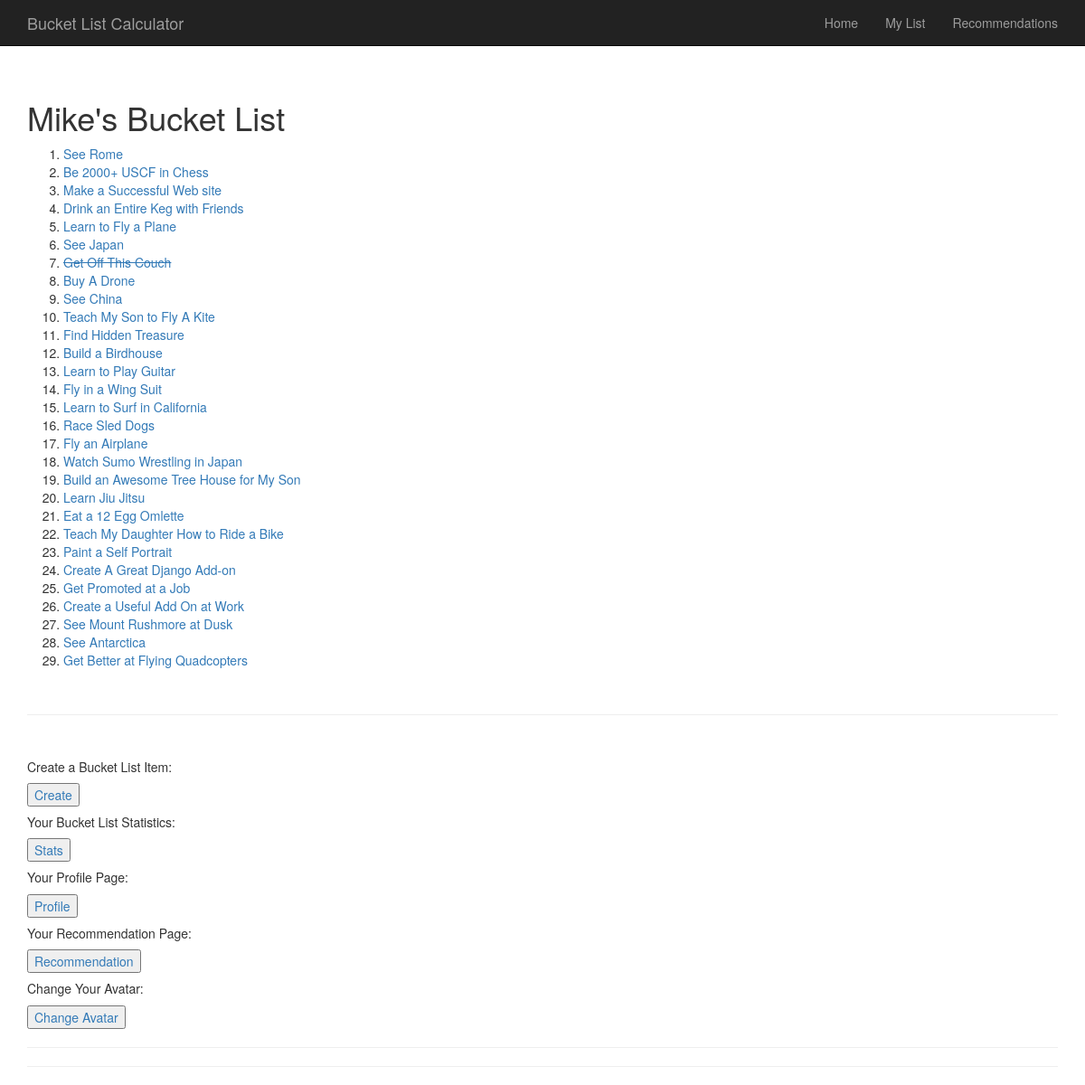
Page /bucketlist/mylist/ (signed in) on the committed database.
### BucketList/models.py (models this page shows, shortened)
class BucketListItem(models.Model):
    text = models.CharField(max_length = 200)
    pub_by = models.ForeignKey(User,editable = False)
    pub_date = models.DateTimeField(editable=False)
    goal_type = models.CharField(choices = CHOICES, max_length = 200)
    cost = models.IntegerField(max_length = 20)
    time = models.IntegerField(max_length = 20)
    hours = models.IntegerField(max_length = 20)
    crossed_off = models.BooleanField(editable = False)
    how_many_items = models.IntegerField(editable = False, default = 1)
    def recently_added(self):
        return self.pub_date >= timezone.now() - datetime.timedelta(days = 1)
    recently_added.boolean = True

### BucketList/views.py (the view)
@login_required
def my_list(request):
    personal_list = BucketListItem.objects.all().filter(pub_by = request.user.id)
    context = {'personal_list': personal_list,
                      'user': request.user.username
                    }
    return render(request, 'BucketList/mylist.html', context)

### BucketList/templates/BucketList/mylist.html (shortened to what this page needs)
{% extends 'base.html' %}
{% block content %}
{% if user %}
    <br/>
    <h1>{{user}}'s Bucket List</h1>
    {% load avatar_tags %}
    {% load inbox %}
    {% if personal_list %}
        <ol>
        {% for item in personal_list %}
            {% if item.crossed_off == True %}
                <li><a href = '/bucketlist/mylist/view/{{item.id}}/'  style="text-decoration: line-through;">{{ item.text }}</a></li>
            {% else %}
                <li><a href = '/bucketlist/mylist/view/{{item.id}}/'>{{ item.text }}</a></li>
            {% endif %}
        {% endfor %}
        </ol>
    {% else %}
        <p>You don't have any Bucket List items yet!  Better get on that.</p>
    {% endif %}
    <br/>
    <hr>
    <br/>
    <h5>Create a Bucket List Item:</h5>
    <button><a href="/bucketlist/create/">Create</a></button>
    <br/>
    <h5>Your Bucket List Statistics:</h5>
    <button><a href="/bucketlist/mylist/stats/">Stats</a></button>
    <br/>
    <h5>Your Profile Page:</h5>
    <button><a href="/bucketlist/userstats/{{user}}">Profile</a></button>
    <br/>
    <h5>Your Recommendation Page:</h5>
    <button><a href="/bucketlist/mylist/recommendation/">Recommendation</a></button>
    <br/>
    <h5>Change Your Avatar:</h5>
    <button><a href="{% url 'avatar_change' %}">Change Avatar</a></button>
    <br/>
{% else %}
    <p>Sorry, it doesn't seem like you are logged in!</p>
{% endif %}
{% endblock content %}

### templates/base.html (style rules this page uses)
body { padding-top: 70px; }

### rows in the picture
BucketListItem: text "See Rome"
BucketListItem: text "Be 2000+ USCF in Chess"
BucketListItem: text "Make a Successful Web site"
BucketListItem: text "Drink an Entire Keg with Friends"
BucketListItem: text "Learn to Fly a Plane"
BucketListItem: text "See Japan"
BucketListItem: text "Get Off This Couch"
BucketListItem: text "Buy A Drone"
BucketListItem: text "See China"
BucketListItem: text "Teach My Son to Fly A Kite"
BucketListItem: text "Find Hidden Treasure"
BucketListItem: text "Build a Birdhouse"
BucketListItem: text "Learn to Play Guitar"
BucketListItem: text "Fly in a Wing Suit"
BucketListItem: text "Learn to Surf in California"
BucketListItem: text "Race Sled Dogs"
BucketListItem: text "Fly an Airplane"
BucketListItem: text "Watch Sumo Wrestling in Japan"
BucketListItem: text "Build an Awesome Tree House for My Son"
BucketListItem: text "Learn Jiu Jitsu"
BucketListItem: text "Eat a 12 Egg Omlette"
BucketListItem: text "Teach My Daughter How to Ride a Bike"
BucketListItem: text "Paint a Self Portrait"
BucketListItem: text "Create A Great Django Add-on"
BucketListItem: text "Get Promoted at a Job"
BucketListItem: text "Create a Useful Add On at Work"
BucketListItem: text "See Mount Rushmore at Dusk"
BucketListItem: text "See Antarctica"
BucketListItem: text "Get Better at Flying Quadcopters"

### other values in the picture
{{ user }} "Mike"
